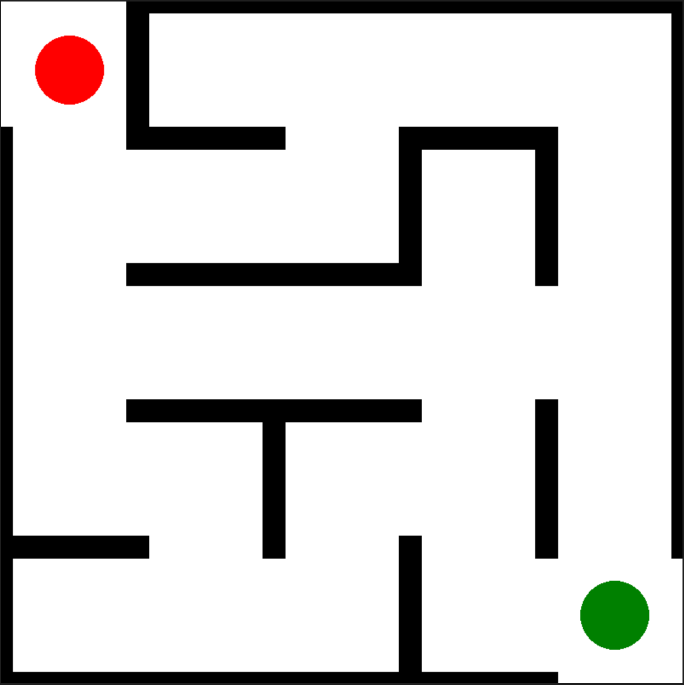
#> input picture lab5/maze/0.png, 1368 x 1369 px, found by its file name (shown at 1/2 size)
$ python maze_solver.py
#> lines starting #> are read from the running program, lines starting #| are printed output that depends on the picture; after the words box and inside, x2 and y2 are one past the last pixel; in counts of white or black regions, pixels touching at a corner belong together
#> further down, img_bgr is the input picture: shape (1369, 1368, 3); mean B, G, R 212.3, 213.3, 214.3
import cv2
import numpy as np
import math


def is_black_region(img, center, half_size, black_thresh=130):
    """
    Determine if the proportion of black pixels in a square region centered at 'center' is large enough.
    Parameters:
      img: Original grayscale image (H, W).
      center: (cy, cx), image coordinates (y first, x second).
      half_size: (ly, lx), half size of the box in pixels.
      black_thresh: Black threshold (pixels with grayscale value less than this are considered black).
    Returns:
      True / False, indicating whether the region is "black enough" (can be considered as a wall).
    """
    H, W = img.shape
    cy, cx = center
    ly, lx = half_size
    y1 = int(max(0, cy - ly))
    y2 = int(min(H, cy + ly))
    x1 = int(max(0, cx - lx))
    x2 = int(min(W, cx + lx))

    # [5 lines of commented-out code are left out]

    region = img[y1:y2, x1:x2]
    if region.size == 0:
        return False

    # Count the number of black pixels
    black_pixels = np.sum(region < black_thresh)
    ratio = black_pixels / region.size
    print(f" black_pixels: {black_pixels}, total: {region.size}, ratio: {ratio:.2f}", end="")

    # The threshold can be adjusted as needed, e.g., consider it a wall if black pixels exceed 50%
    if ratio > 0.25:
        return True
    return False


def find_color_center(img_bgr, lower_bound, upper_bound):
    """
    Find a specific color region in BGR image using HSV color space,
    and return the centroid of the largest connected region.
    lower_bound and upper_bound are HSV ranges.
    Return (cy, cx), i.e., row and column coordinates in the image (float); return None if not found.
    """
    # 转换到HSV颜色空间
    img_hsv = cv2.cvtColor(img_bgr, cv2.COLOR_BGR2HSV)

    # 使用HSV阈值进行颜色过滤
    mask = cv2.inRange(img_hsv, lower_bound, upper_bound)

    # 显示mask
    cv2.imshow("mask", mask)
    cv2.waitKey(0)

    # 寻找所有连通区域
    contours, _ = cv2.findContours(mask, cv2.RETR_EXTERNAL, cv2.CHAIN_APPROX_SIMPLE)

    if not contours:
        return None

    # 找到最大的连通区域
    largest_contour = max(contours, key=cv2.contourArea)

    # 计算最大区域的中心点
    M = cv2.moments(largest_contour)
    if M["m00"] == 0:
        return None

    cx = int(M["m10"] / M["m00"])
    cy = int(M["m01"] / M["m00"])

    return (cy, cx)


# [55 lines left out: functions nearest_grid_node, dfs_all_paths, draw_path_on_image, not called in this run]


def solve_maze(img_bgr, row_count=5, col_count=5):
    # Convert to grayscale for black and white detection
#> called with row_count = 5, col_count = 5
    img_gray = cv2.cvtColor(img_bgr, cv2.COLOR_BGR2GRAY)
    H, W = img_gray.shape
#> H = 1369; W = 1368

    # === Calculate pixel size of each cell ===#
    cell_h = H / row_count
#> cell_h = 273.8
    cell_w = W / col_count
#> cell_w = 273.6

    # === Construct undirected graph, determine which adjacent corners can be connected ===#
    graph = {}

    def add_edge(a, b):
        """Establish undirected edge between a->b and b->a"""
        if a not in graph:
            graph[a] = []
        if b not in graph:
            graph[b] = []
        graph[a].append(b)
        graph[b].append(a)

    # Determine if (r, c) and (r+1, c) are connected
    for r in range(row_count - 1):
        for c in range(col_count):
            # Find the pixel midpoint between these two corners
            mid_y = (r + 1) * cell_h
            mid_x = (c + 0.5) * cell_w
            ly = 0.15 * cell_h
            lx = 0.4 * cell_w
            print(f"Checking edge {(r, c)} -> {(r + 1, c)}", end="")
            # Determine if it is a wall
            if not is_black_region(img_gray, (mid_y, mid_x), (ly, lx)):
                add_edge((r, c), (r + 1, c))
                print(f"\033[94m -> No wall\033[0m")
            else:
                print(f"\033[91m -> Wall\033[0m")

    # Determine if (r, c) and (r, c+1) are connected
    for r in range(row_count):
        for c in range(col_count - 1):
            mid_y = (r + 0.5) * cell_h
            mid_x = (c + 1) * cell_w
            ly = 0.4 * cell_h
            lx = 0.15 * cell_w
            print(f"Checking edge {(r, c)} -> {(r, c + 1)}", end="")
            if not is_black_region(img_gray, (mid_y, mid_x), (ly, lx)):
                add_edge((r, c), (r, c + 1))
                print(f"\033[94m -> No wall\033[0m")
            else:
                print(f"\033[91m -> Wall\033[0m")

    # === Find start and end grid points based on red/green pixels ===#
    #   使用HSV阈值进行颜色检测
    #   HSV范围：(H, S, V)
    #   红色的HSV范围
    red_lower = np.array([0,77,84])
    red_upper = np.array([13,255,254])

    #   绿色的HSV范围
    green_lower = np.array([56,10,36])
    green_upper = np.array([110,200,255])

    red_center = find_color_center(img_bgr, red_lower, red_upper)
#> in find_color_center, `img_hsv = cv2.cvtColor(img_bgr, cv2.COLOR_BGR2HSV)`: img_hsv: shape (1369, 1368, 3); mean H, S, V 0.5, 4.1, 215.3
#> in find_color_center, `mask = cv2.inRange(img_hsv, lower_bound, upper_bound)`: mask: shape (1369, 1368); every value is 0
#> in find_color_center, `contours, _ = cv2.findContours(mask, cv2.RETR_EXTERNAL, cv2.CHAIN_APPR..`: contours = []
    green_center = find_color_center(img_bgr, green_lower, green_upper)
#> in find_color_center (call 2), `mask = cv2.inRange(img_hsv, lower_bound, upper_bound)`:
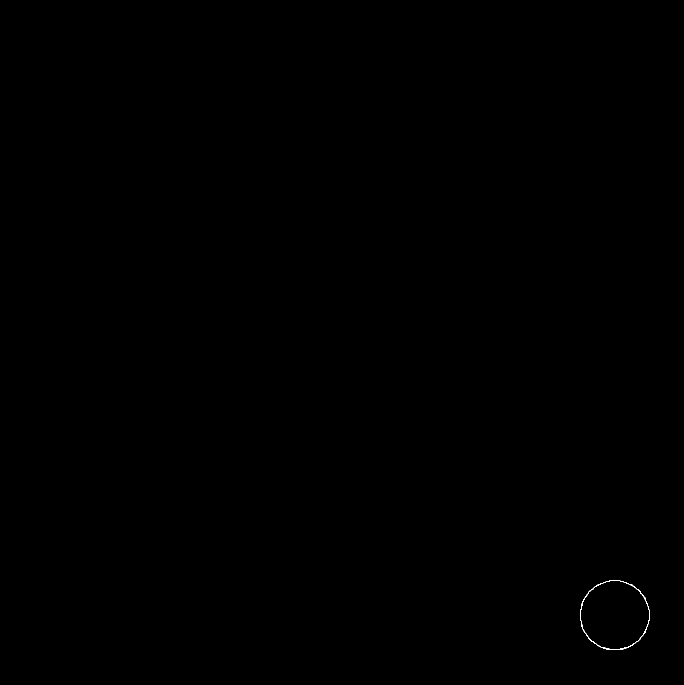
#> mask: shape (1369, 1368) (shown at 1/2 size); 0.04% white in thin lines or dots, all inside (x1, y1, x2, y2) = (1160, 1161, 1299, 1300)
#> in find_color_center (call 2), `contours, _ = cv2.findContours(mask, cv2.RETR_EXTERNAL, cv2.CHAIN_APPR..`: contours = 1 contour; box (x1, y1, x2, y2) and area: (1160, 1161, 1299, 1300) 15057
#> in find_color_center (call 2), `largest_contour = max(contours, key=cv2.contourArea)`: largest_contour = contour of 182 points, box (x1, y1, x2, y2) (1160, 1161, 1299, 1300), area 15057
#> in find_color_center (call 2), `M = cv2.moments(largest_contour)`: M = moments, m00 15057, centre m10/m00, m01/m00 = (1229.1, 1230.1)
#> in find_color_center (call 2), `cx = int(M["m10"] / M["m00"])`: cx = 1229
#> in find_color_center (call 2), `cy = int(M["m01"] / M["m00"])`: cy = 1230
#> green_center = (1230, 1229)
    # 画在原图上
#> (the run stopped early here; a loop or call above may not have finished)
